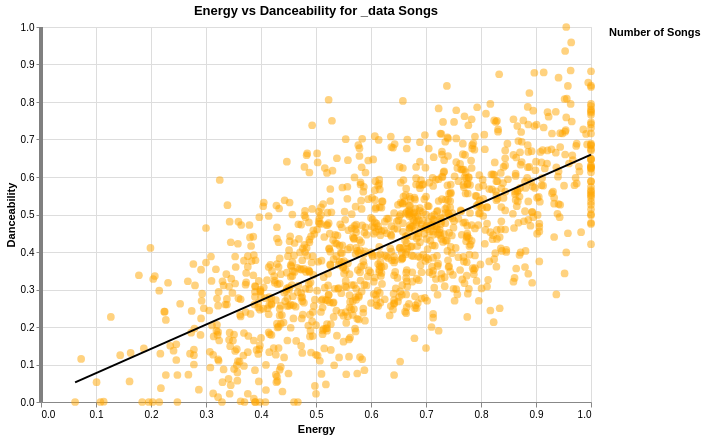

This figure's notebook cell:
### Code cell
import altair as alt

# Code adapted from here: https://altair-viz.github.io/gallery/interactive_aggregation.html

_data = df

slider = alt.binding_range(min=0, max=1, step=0.05)
threshold = alt.param(name="threshold", value=0, bind=slider)

# Plot individual
individual_points = alt.Chart(_data).mark_circle(
    color="orange",
    opacity=0.5,
    size=60
).encode(
    x=alt.X("energy:Q").title("Energy"),
    y=alt.Y("danceability:Q").title("Danceability")
).transform_filter(
    alt.datum.energy >= threshold
)


# Aggregate
aggregated_points = alt.Chart(_data).mark_circle(
    color="orange",
    opacity=0.65
).encode(
    x=alt.X("energy:Q", bin=alt.Bin(maxbins=10)).title("Energy"),
    y=alt.Y("danceability:Q", bin=alt.Bin(maxbins=10)).title("Danceability"),
    size=alt.Size("count():Q").title("Number of Songs")
).transform_filter(
    alt.datum.energy < threshold
)

# Get regression line
regression = alt.Chart(_data).transform_regression(
    "energy",
    "danceability"
).mark_line(
    color="black"
).encode(
    x=alt.X("energy:Q").title("Energy"),
    y=alt.Y("danceability:Q").title("Danceability")
)

# Threshold
threshold_rule = alt.Chart().mark_rule(
    color="gray",
    strokeWidth=4
).encode(
    x=alt.X(datum=alt.expr(threshold.name), type="quantitative")
)

# The chart
chart = alt.layer(
    individual_points,
    aggregated_points,
    regression,
    threshold_rule
).add_params(
    threshold
).properties(
    width=550,
    height=375,
    title="Energy vs Danceability for _data Songs"
)

chart

### Figure 1 — Vega-Lite specification as saved in the notebook (floating-point values rounded to 4 significant figures; data arrays with more than 128 entries replaced by an {"elided": "..."} marker saying what was removed)
{"config": {"view": {"continuousWidth": 300, "continuousHeight": 300}}, "layer": [{"data": {"name": "data-2c81a73ca0c29c8bbde07a8edc38fc82"}, "mark": {"type": "circle", "color": "orange", "opacity": 0.5, "size": 60}, "encoding": {"x": {"field": "energy", "title": "Energy", "type": "quantitative"}, "y": {"field": "danceability", "title": "Danceability", "type": "quantitative"}}, "transform": [{"filter": "(datum.energy >= threshold)"}]}, {"data": {"name": "data-2c81a73ca0c29c8bbde07a8edc38fc82"}, "mark": {"type": "circle", "color": "orange", "opacity": 0.65}, "encoding": {"size": {"aggregate": "count", "title": "Number of Songs", "type": "quantitative"}, "x": {"bin": {"maxbins": 10}, "field": "energy", "title": "Energy", "type": "quantitative"}, "y": {"bin": {"maxbins": 10}, "field": "danceability", "title": "Danceability", "type": "quantitative"}}, "transform": [{"filter": "(datum.energy < threshold)"}]}, {"data": {"name": "data-2c81a73ca0c29c8bbde07a8edc38fc82"}, "mark": {"type": "line", "color": "black"}, "encoding": {"x": {"field": "energy", "title": "Energy", "type": "quantitative"}, "y": {"field": "danceability", "title": "Danceability", "type": "quantitative"}}, "transform": [{"on": "energy", "regression": "danceability"}]}, {"data": {"name": "empty"}, "mark": {"type": "rule", "color": "gray", "strokeWidth": 4}, "encoding": {"x": {"type": "quantitative", "datum": {"expr": "threshold"}}}}], "height": 375, "params": [{"name": "threshold", "bind": {"input": "range", "max": 1, "min": 0, "step": 0.05}, "value": 0}], "title": "Energy vs Danceability for _data Songs", "width": 550, "$schema": "https://vega.github.io/schema/vega-lite/v6.4.1.json", "datasets": {"data-2c81a73ca0c29c8bbde07a8edc38fc82": {"elided": "1200 records"}, "empty": [{}]}}
